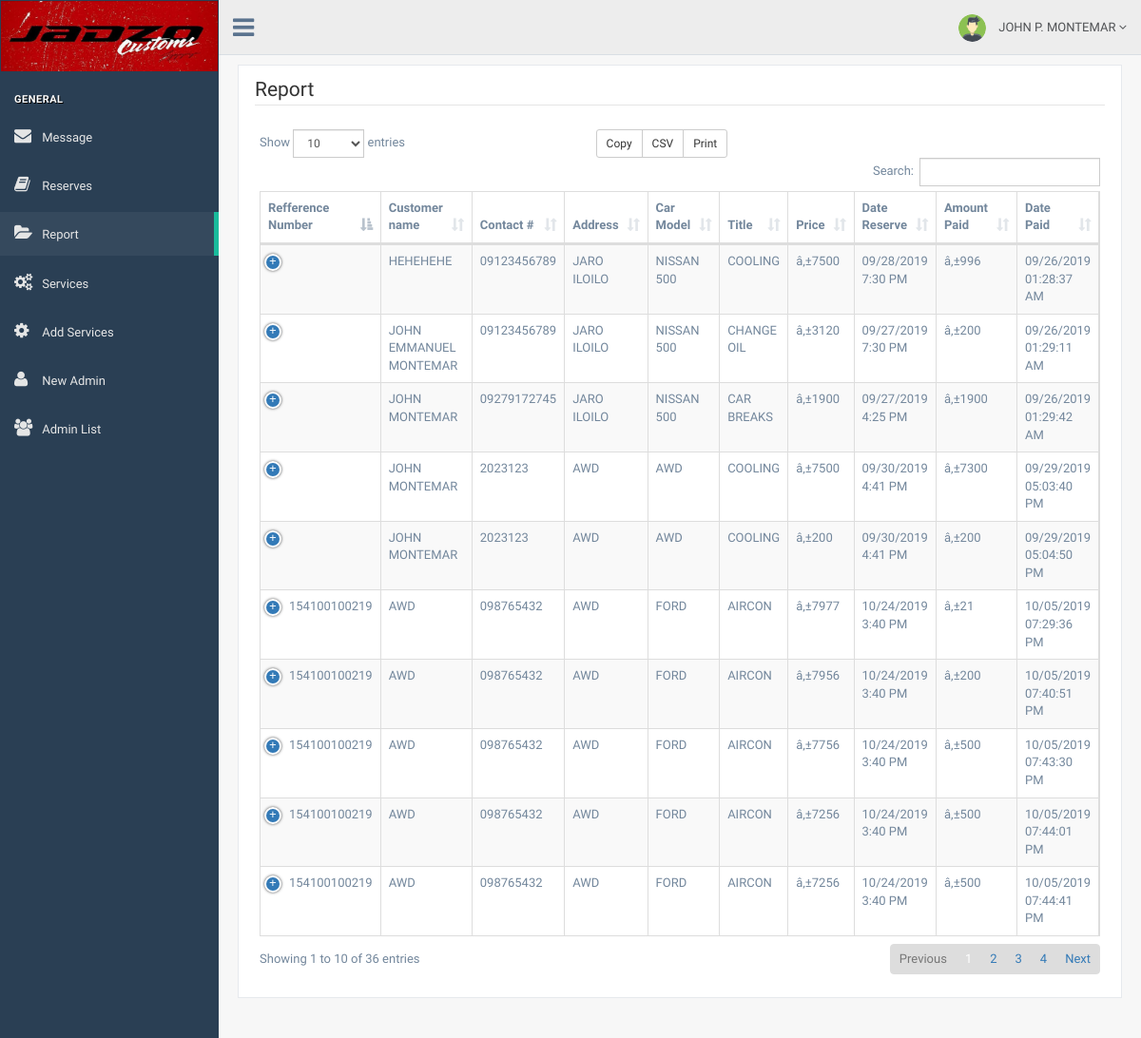
The page /pages/admin_report.php (signed in) on the database its author committed.
### tables this page shows
CREATE TABLE IF NOT EXISTS `report` (
  `id` int(11) NOT NULL AUTO_INCREMENT,
  `full_name` varchar(50) NOT NULL,
  `contact_number` varchar(32) NOT NULL,
  `address` varchar(100) NOT NULL,
  `car_model` varchar(32) NOT NULL,
  `reservation_title` varchar(32) NOT NULL,
  `price` varchar(32) NOT NULL,
  `date_of_reservation` varchar(32) NOT NULL,
  `amount_paid` varchar(32) NOT NULL,
  `date_paid` varchar(32) NOT NULL,
  `paid_to` varchar(32) NOT NULL,
  `ref_num` varchar(32) NOT NULL,
  PRIMARY KEY (`id`)
);

### pages/links.php (called while the page is built)
<?php
$links = array(
    "Message" => "admin_messages.php",
    "Reserves" => "admin_reserves.php",
    "Report" => "admin_report.php",
    "Services" => "admin_services.php",
    "Add Services" => "admin_add_services.php",
    "New Admin" => "new_admin.php",
    "Admin List" => "admin_list.php",
);
$icons = array(
    "fa fa-envelope",
    "fa fa-book",
    "fa fa-folder-open",
    "fa fa-gears",
    "fa fa-gear",
    "fa fa-user",
    "fa fa-group",
);
?>

### pages/admin_report.php (the view, shortened to what this page needs)
<?php
include '../php/server.php';
$admin = mysqli_fetch_object(mysqli_query($conn, "SELECT * FROM admin_users WHERE id = '$_SESSION[id]'"));
?>
<!DOCTYPE html>
<html lang="en">
<head>
    <link href="../dep/vendors/bootstrap/dist/css/bootstrap.min.css" rel="stylesheet">
    <link href="../dep/vendors/font-awesome/css/font-awesome.min.css" rel="stylesheet">
    <link href="../dep/vendors/nprogress/nprogress.css" rel="stylesheet">
    <link href="../dep/vendors/malihu-custom-scrollbar-plugin/jquery.mCustomScrollbar.min.css" rel="stylesheet" />
    <link href="../dep/build/css/custom.min.css" rel="stylesheet">
    <link href="../dep/vendors/datatables.net-bs/css/dataTables.bootstrap.min.css" rel="stylesheet">
    <link href="../dep/vendors/datatables.net-buttons-bs/css/buttons.bootstrap.min.css" rel="stylesheet">
    <link href="../dep/vendors/datatables.net-responsive-bs/css/responsive.bootstrap.min.css" rel="stylesheet">
</head>
<body class="nav-md" style="background:none;">
    <div class="container body">
        <div class="main_container">
            <div class="col-md-3 left_col menu_fixed" style="transition:.5s">
                <div class="navbar nav_title" style="height:80px">
                    <a href="admin_messages.php" class="site_title" style="padding:0;height:80px">
                        <img src="../img/jadzo_logo.jpg" style="width:100%;"></a>
                </div>
                <br />
                <div id="sidebar-menu" class="main_menu_side hidden-print main_menu">
                    <div class="menu_section">
                        <h3>General</h3>
                        <ul class="nav side-menu">
                            <?php
                            require_once('links.php');
                            $counter = 0;
                            foreach ($links as $desc => $link) {
                                echo "
                                <li><a href='" . $link . "'><i class='" . $icons[$counter] . "'></i> " . $desc . " </a></li>
                                ";
                                $counter++;
                            }
                            ?>
                        </ul>
                    </div>
                </div>
            </div>
            <div class="top_nav ." style="transition:.5s">
                <div class="nav_menu">
                    <nav>
                        <div class="nav toggle">
                            <a id="menu_toggle"><i class="fa fa-bars"></i></a>
                        </div>
                        <ul class="nav navbar-nav navbar-right">
                            <li class="">
                                <a href="javascript:;" class="user-profile dropdown-toggle" data-toggle="dropdown" aria-expanded="false">
                                    <img src="../img/avatar.png" alt="">
                                    <?php echo "{$admin->fname} {$admin->mname[0]}. {$admin->lname}" ?>
                                    <span class=" fa fa-angle-down"></span>
                                </a>
                            </li>
                        </ul>
                    </nav>
                </div>
            </div>
            <div class="right_col" role="main" style="transition:.5s;">
                <div class="row">
                    <div class="col-md-12 col-sm-12 col-xs-12">
                        <div class="x_panel" style="overflow:hidden">
                            <span class="section">Report </span>
                            <div class="x_content">
                                <table id="datatable-buttons" class="table table-striped table-bordered" style="width:100%">
                                    <thead>
                                        <tr class="headings">
                                            <th class="column-title">Refference Number</th>
                                            <th class="column-title">Customer name</th>
                                            <th class="column-title">Contact #</th>
                                            <th class="column-title">Address</th>
                                            <th class="column-title">Car Model</th>
                                            <th class="column-title">Title</th>
                                            <th class="column-title">Price</th>
                                            <th class="column-title">Date Reserve</th>
                                            <th class="column-title">Amount Paid</th>
                                            <th class="column-title">Date Paid</th>
                                        </tr>
                                    </thead>
                                    <tbody>
                                        <?php
                                        $sql = mysqli_query($conn, "SELECT * FROM report");
                                        while ($row = mysqli_fetch_object($sql)) :
                                            ?>
                                            <tr>
                                                <td> <?php echo $row->ref_num ?> </td>
                                                <td><?php echo $row->full_name ?></td>
                                                <td><?php echo $row->contact_number ?></td>
                                                <td><?php echo $row->address ?></td>
                                                <td><?php echo $row->car_model ?></td>
                                                <td><?php echo $row->reservation_title ?></td>
                                                <td><?php echo $row->price ?></td>
                                                <td><?php echo $row->date_of_reservation ?></td>
                                                <td><?php echo $row->amount_paid ?></td>
                                                <td><?php echo $row->date_paid ?></td>
                                            </tr>
                                        <?php endwhile; ?>
                                    </tbody>
                                </table>
                            </div>
                        </div>
                    </div>
                </div>
            </div>
        </div>
    </div>
</body>
</html>

### rows shown on the page
report: full_name "HEHEHEHE", contact_number "09123456789", address "JARO ILOILO", car_model "NISSAN 500", reservation_title "COOLING", price "â‚±7500", date_of_reservation "09/28/2019 7:30 PM", amount_paid "â‚±996", date_paid "09/26/2019 01:28:37 AM"
report: full_name "JOHN EMMANUEL MONTEMAR", contact_number "09123456789", address "JARO ILOILO", car_model "NISSAN 500", reservation_title "CHANGE OIL", price "â‚±3120", date_of_reservation "09/27/2019 7:30 PM", amount_paid "â‚±200", date_paid "09/26/2019 01:29:11 AM"
report: full_name "JOHN MONTEMAR", contact_number "09279172745", address "JARO ILOILO", car_model "NISSAN 500", reservation_title "CAR BREAKS", price "â‚±1900", date_of_reservation "09/27/2019 4:25 PM", amount_paid "â‚±1900", date_paid "09/26/2019 01:29:42 AM"
report: full_name "JOHN MONTEMAR", contact_number "2023123", address "AWD", car_model "AWD", reservation_title "COOLING", price "â‚±7500", date_of_reservation "09/30/2019 4:41 PM", amount_paid "â‚±7300", date_paid "09/29/2019 05:03:40 PM"
report: full_name "JOHN MONTEMAR", contact_number "2023123", address "AWD", car_model "AWD", reservation_title "COOLING", price "â‚±200", date_of_reservation "09/30/2019 4:41 PM", amount_paid "â‚±200", date_paid "09/29/2019 05:04:50 PM"
report: ref_num "154100100219", full_name "AWD", contact_number "098765432", address "AWD", car_model "FORD", reservation_title "AIRCON", price "â‚±7977", date_of_reservation "10/24/2019 3:40 PM", amount_paid "â‚±21", date_paid "10/05/2019 07:29:36 PM"
report: ref_num "154100100219", full_name "AWD", contact_number "098765432", address "AWD", car_model "FORD", reservation_title "AIRCON", price "â‚±7956", date_of_reservation "10/24/2019 3:40 PM", amount_paid "â‚±200", date_paid "10/05/2019 07:40:51 PM"
report: ref_num "154100100219", full_name "AWD", contact_number "098765432", address "AWD", car_model "FORD", reservation_title "AIRCON", price "â‚±7756", date_of_reservation "10/24/2019 3:40 PM", amount_paid "â‚±500", date_paid "10/05/2019 07:43:30 PM"
report: ref_num "154100100219", full_name "AWD", contact_number "098765432", address "AWD", car_model "FORD", reservation_title "AIRCON", price "â‚±7256", date_of_reservation "10/24/2019 3:40 PM", amount_paid "â‚±500", date_paid "10/05/2019 07:44:01 PM"
report: ref_num "154100100219", full_name "AWD", contact_number "098765432", address "AWD", car_model "FORD", reservation_title "AIRCON", price "â‚±7256", date_of_reservation "10/24/2019 3:40 PM", amount_paid "â‚±500", date_paid "10/05/2019 07:44:41 PM"

### other values the page prints
$desc "Message"
$desc "Reserves"
$desc "Report"
$desc "Services"
$desc "Add Services"
$desc "New Admin"
$desc "Admin List"
$admin->fname "JOHN"
$admin->mname[0] "P"
$admin->lname "MONTEMAR"
